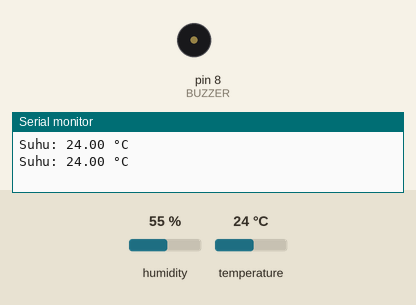
Bench run of a sketch on a simulated Arduino Uno, built with avr-gcc and run on an emulated ATmega328P. On the bench: buzzer (waves = sounding, pin HIGH), the last lines printed to the serial monitor. Inputs (shaded band) come from the test bench; at power-on: temperature 24 °C, humidity 55 %.

Above: at 2.8 s.
2.9 s: temperature set to 29 °C
5.6 s: temperature set to 32 °C
At 6.6 s:
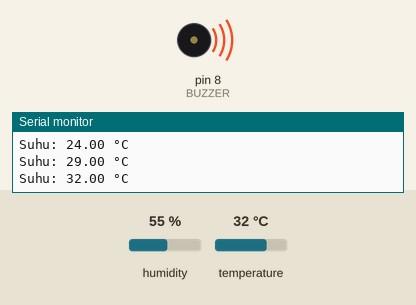
8.3 s: temperature set to 12 °C
At 11.3 s:
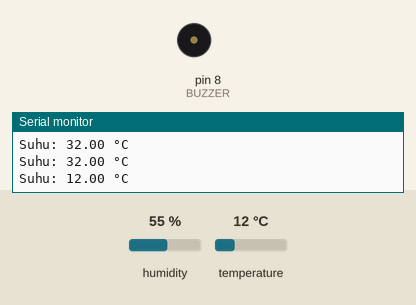
11.6 s: temperature set to 33 °C
At 12.6 s:
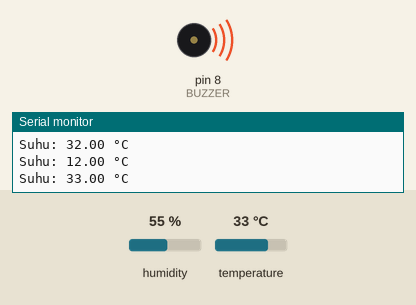
Timing chart, 0 to 14.6 s (numbered marks = the images above; inputs shaded):
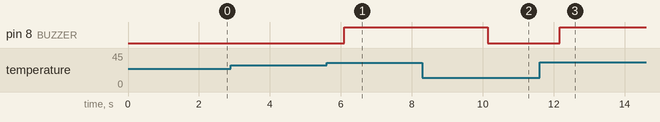

Measured:
- the behaviour switches between 30 and 31 °C on temperature (found by bisection; images 0 and 1)
- after the input at 5.6 s, pin 8 (BUZZER): LOW → HIGH after 0.50 s
- after the input at 8.3 s, pin 8 (BUZZER): HIGH → LOW after 1.8 s
- after the input at 11.6 s, pin 8 (BUZZER): LOW → HIGH after 0.57 s

The sketch:

alarm_Suhu_Sederhana_DHT11_buzzer.ino
```cpp
#include <DHT.h>

#define DHTPIN 2
#define DHTTYPE DHT11
#define BUZZER 8

DHT dht(DHTPIN, DHTTYPE);

void setup() {
  Serial.begin(9600);
  pinMode(BUZZER, OUTPUT);
  dht.begin();
}

void loop() {
  float suhu = dht.readTemperature();

  if (isnan(suhu)) {
    Serial.println("Gagal membaca sensor!");
    return;
  }

  Serial.print("Suhu: ");
  Serial.print(suhu);
  Serial.println(" °C");

  if (suhu > 30) {   // batas suhu panas
    digitalWrite(BUZZER, HIGH);
  } else {
    digitalWrite(BUZZER, LOW);
  }

  delay(2000);
}
```
